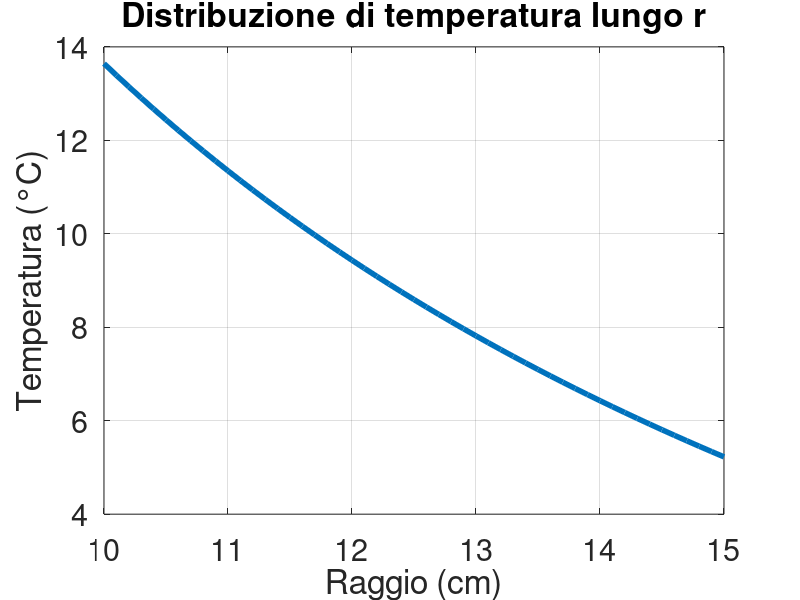

This chart was generated by the following MATLAB code:
clc
clear
close all

%% Dati
kk=0.2; %W/mK
din=20e-2; %m
dout=30e-2; %m

Taria=5; %°C
haria=100; %W/m^2K

qsurf=50; %W/m^2

qvol=0; %W/m^3

%% Griglia
dr=1e-3;
rr=(din/2:dr:dout/2)';
nn=length(rr);

%% Matrice A
sub_diag=1-dr./(rr);
main=-2*ones(nn,1);
super_diag=1+dr./(rr);

%Coordinate sferiche: manipolazione delle diagonali con gli elementi
%fittizi
BB=[[sub_diag(2:end);0],main,[0;super_diag(1:end-1)]];

AA=spdiags(BB,-1:1,nn,nn);

%% Vettore b
bb=-qvol/kk*dr^2*ones(nn,1);

%% Condizioni al contorno
%Nodo 1
AA(1,1)=1;
AA(1,2)=-1;
bb(1)=dr/kk*qsurf;

%Nodo end
AA(end,end-1)=-1;
AA(end,end)=1+haria*dr/kk;
bb(end)=haria*dr*Taria/kk;

%% Soluzione
TT=AA\bb;

%% plot
figure(1)
plot(rr*1e2,TT,'linewidth',4)
title('Distribuzione di temperatura lungo r')
xlabel('Raggio (cm)')
ylabel('Temperatura (°C)')
set(gca,'fontsize',22)
grid on
